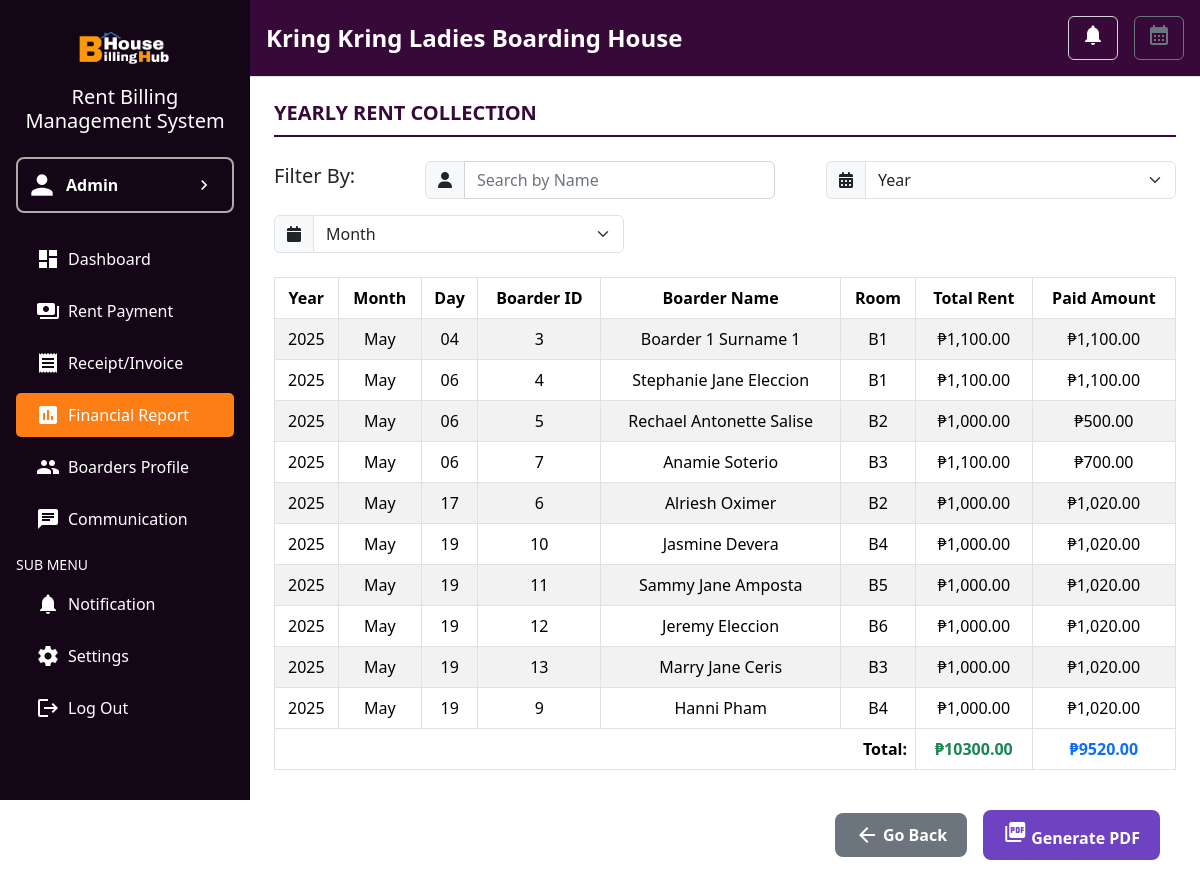
The page /sidebar/button_collection/yearly_report.php (signed in) on the database its author committed.
### tables this page shows
CREATE TABLE `users` (
  `id` int(11) NOT NULL,
  `firstname` varchar(255) NOT NULL,
  `lastname` varchar(255) NOT NULL,
  `email` varchar(255) NOT NULL,
  `contact` varchar(20) DEFAULT NULL,
  `government_id` varchar(100) DEFAULT NULL,
  `tin_num` varchar(100) DEFAULT NULL,
  `address` varchar(255) DEFAULT NULL,
  `boardinghousename` varchar(255) DEFAULT NULL,
  `password` varchar(255) NOT NULL,
  `reset_code` varchar(255) DEFAULT NULL
);

CREATE TABLE `payments` (
  `id` int(11) NOT NULL,
  `boarder_id` int(11) DEFAULT NULL,
  `user_id` int(11) DEFAULT NULL,
  `amount` decimal(10,2) DEFAULT NULL,
  `payment_date` date DEFAULT NULL,
  `status` enum('paid','partial','pending','overdue') DEFAULT 'pending',
  `payment_type` enum('rent','visitor') DEFAULT 'rent',
  `mode_of_payment` varchar(50) DEFAULT NULL,
  `appliances` int(11) DEFAULT 0,
  `days` int(11) DEFAULT 0
);

CREATE TABLE `boarders` (
  `id` int(11) NOT NULL,
  `boarder_id` int(11) NOT NULL,
  `user_id` int(11) DEFAULT NULL,
  `firstname` varchar(255) NOT NULL,
  `lastname` varchar(255) NOT NULL,
  `email` varchar(100) NOT NULL,
  `phone` varchar(15) DEFAULT NULL,
  `address` varchar(255) DEFAULT NULL,
  `move_in_date` date NOT NULL,
  `monthly_rate` decimal(10,2) NOT NULL,
  `deposit_amount` decimal(10,2) NOT NULL,
  `room` varchar(50) DEFAULT NULL,
  `status` enum('active','inactive') DEFAULT 'active',
  `appliances` int(11) DEFAULT 0
);

### sidebar/button_collection/yearly_report.php (the view, shortened to what this page needs)
<?php
$host = 'localhost';
$username = 'root';
$password = '';
$database = 'bh';
$conn = new mysqli($host, $username, $password, $database);
$user_id = $_SESSION['user_id'];
$stmt = $conn->prepare("SELECT firstname, lastname, email, contact, government_id, tin_num, address, boardinghousename FROM users WHERE id = ?");
$stmt->bind_param("i", $user_id);
$stmt->execute();
$result = $stmt->get_result();
$user = $result->fetch_assoc();
$stmt = $conn->prepare("SELECT monthly_rate, appliances_rate, late_fee, due_date FROM rates WHERE user_id = ?");
$stmt->bind_param("i", $user_id);
$stmt->execute();
$result = $stmt->get_result();
$rate = $result->fetch_assoc();
$monthly_rate = $rate['monthly_rate'] ?? 1000.00;
$appliances_rate = $rate['appliances_rate'] ?? 100.00;
$payments = [];
$stmt = $conn->prepare("
    SELECT p.payment_date, b.id AS boarder_id, CONCAT(b.firstname, ' ', b.lastname) AS boarder_name,
           b.room, p.amount, p.appliances
    FROM payments p
    JOIN boarders b ON p.boarder_id = b.id
    WHERE p.user_id = ? AND p.payment_type = 'rent'
");
$stmt->bind_param("i", $user_id);
$stmt->execute();
$result = $stmt->get_result();
while ($row = $result->fetch_assoc()) {
    $row['total_rent'] = $monthly_rate + ($row['appliances'] * $appliances_rate);
    $row['year'] = date('Y', strtotime($row['payment_date']));
    $row['month'] = date('F', strtotime($row['payment_date']));
    $row['day'] = date('d', strtotime($row['payment_date']));
    $payments[] = $row;
}
?>
<!DOCTYPE html>
<html lang="en">
<head>
    <link href="https://cdn.jsdelivr.net/npm/bootstrap@5.3.2/dist/css/bootstrap.min.css" rel="stylesheet">
    <link href="https://cdnjs.cloudflare.com/ajax/libs/font-awesome/6.5.0/css/all.min.css" rel="stylesheet">
    <link rel="stylesheet" href="../style.css">
</head>
<body>
    <div class="d-flex">
        <nav class="sidebar text-white p-3">
            <div class="text-center mb-4">
                <img src="../../images/logo.png" alt="Logo" class="img-fluid" style="max-width: 100px;">
                <h5 class="mt-2">Rent Billing Management System</h5>
            </div>
            <a href="../admin.php" class="d-flex align-items-center justify-content-between mb-4 px-2 nav-link admin-border">
                <div class="d-flex align-items-center">
                    <span class="material-icons me-2" style="font-size: 32px;">person</span>
                    <span class="fw-bold">Admin</span>
                </div>
                <span class="material-icons" style="font-size: 20px;">chevron_right</span>
            </a>
            <ul class="nav flex-column">
                <li class="nav-item mb-2">
                    <a class="nav-link text-white" href="../dashboard.php"><span class="material-icons me-2">dashboard</span>Dashboard</a>
                </li>
                <li class="nav-item mb-2">
                    <a class="nav-link text-white" href="../rent_payment.php"><span class="material-icons me-2">payments</span>Rent Payment</a>
                </li>
                <li class="nav-item mb-2">
                    <a class="nav-link text-white" href="../receipt.php"><span class="material-icons me-2">receipt</span>Receipt/Invoice</a>
                </li>
                <li class="nav-item mb-2">
                    <a class="nav-link text-white active" href="../financial_rep.php"><span class="material-icons me-2">assessment</span>Financial Report</a>
                </li>
                <li class="nav-item mb-2">
                    <a class="nav-link text-white" href="../boarder_profile.php"><span class="material-icons me-2">group</span>Boarders Profile</a>
                </li>
                <li class="nav-item mb-2">
                    <a class="nav-link text-white" href="../communication.php"><span class="material-icons me-2">chat</span>Communication</a>
                </li>
            </ul>
            <div class="mt-2">
                <h6 class="text-uppercase small">Sub Menu</h6>
                <ul class="nav flex-column">
                    <li class="nav-item mb-2">
                        <a class="nav-link text-white" href="../sub-menu/notif.php"><span class="material-icons me-2">notifications</span>Notification</a>
                    </li>
                    <li class="nav-item mb-2">
                        <a class="nav-link text-white" href="../sub-menu/settings.php"><span class="material-icons me-2">settings</span>Settings</a>
                    </li>
                    <li class="nav-item mb-2">
                        <a class="nav-link text-white" href="../sub-menu/logout.php"><span class="material-icons me-2">logout</span>Log Out</a>
                    </li>
                </ul>
            </div>
        </nav>
        <div class="flex-grow-1">
            <header class="d-flex justify-content-between align-items-center p-3 border-bottom">
                <h4 class="mb-0" style="font-weight: bold;"><span id="boardingHouseName"><?php echo htmlspecialchars($user['boardinghousename'] ?? 'N/A'); ?></span> Boarding House</h4>
                <div class="d-flex align-items-center gap-3">
                    <button class="btn btn-outline-primary position-relative">
                        <span class="material-icons">notifications</span>
                    </button>
                    <button class="btn btn-outline-secondary">
                        <span class="material-icons">calendar_month</span>
                    </button>
                </div>
            </header>
            <div class="content p-4">
                <div class="mb-4">
                    <h5 style="font-weight: bold; color: #360938; border-bottom: 2px solid #360938; padding-bottom: 10px;">
                        YEARLY RENT COLLECTION
                    </h5>
                    <div class="d-flex justify-content-between align-items-center mb-3 mt-4 gap-3 flex-wrap">
                        <div class="input-group" style="width: 100px; font-weight: bold; font-size: 25px;">
                            <h5>Filter By:</h5>
                        </div>
                        <div class="input-group" style="width: 350px;">
                            <span class="input-group-text"><i class="fas fa-user"></i></span>
                            <input type="text" id="filterName" class="form-control" placeholder="Search by Name">
                        </div>
                        <div class="input-group" style="width: 350px;">
                            <span class="input-group-text"><i class="fas fa-calendar-alt"></i></span>
                            <select id="filterYear" class="form-select">
                                <option value="">Year</option>
                            </select>
                        </div>
                        <div class="input-group" style="width: 350px;">
                            <span class="input-group-text"><i class="fas fa-calendar"></i></span>
                            <select id="filterMonth" class="form-select">
                                <option value="">Month</option>
                            </select>
                        </div>
                    </div>
                </div>
                <div class="table-responsive mt-3">
                    <table id="yearlyRentTable" class="table table-bordered table-striped text-center">
                        <thead id="yearlyRentHead">
                            <tr>
                                <th id="thPaymentYear">Year</th>
                                <th id="thPaymentMonth">Month</th>
                                <th id="thPaymentDay">Day</th>
                                <th id="thBoarderID">Boarder ID</th>
                                <th id="thBoarderName">Boarder Name</th>
                                <th id="thRoom">Room</th>
                                <th id="thTotalRent">Total Rent</th>
                                <th id="thPaidAmount">Paid Amount</th>
                            </tr>
                        </thead>
                        <tbody id="yearlyRentBody">
                            <?php foreach ($payments as $payment): ?>
                                <tr>
                                    <td><?php echo $payment['year']; ?></td>
                                    <td><?php echo $payment['month']; ?></td>
                                    <td><?php echo $payment['day']; ?></td>
                                    <td><?php echo $payment['boarder_id']; ?></td>
                                    <td><?php echo htmlspecialchars($payment['boarder_name']); ?></td>
                                    <td><?php echo htmlspecialchars($payment['room'] ?? 'N/A'); ?></td>
                                    <td>₱<?php echo number_format($payment['total_rent'], 2); ?></td>
                                    <td>₱<?php echo number_format($payment['amount'], 2); ?></td>
                                </tr>
                            <?php endforeach; ?>
                        </tbody>
                        <tfoot>
                            <tr>
                                <td colspan="6" class="text-end fw-bold">Total:</td>
                                <td id="totalRentSum" class="fw-bold text-success">₱0.00</td>
                                <td id="paidAmountSum" class="fw-bold text-primary">₱0.00</td>
                            </tr>
                        </tfoot>
                    </table>
                </div>
                <div class="d-flex justify-content-end align-items-center mb-3 mt-4">
                    <button id="goBackBtn" class="btn btn-outline-secondary me-3 d-flex align-items-center">
                        <i class="material-icons me-1">arrow_back</i>Go Back
                    </button>
                    <button id="exportBtn" class="btn btn-outline-primary me-3">
                        <i class="material-icons me-1">picture_as_pdf</i>Generate PDF
                    </button>
                </div>
            </div>
        </div>
    </div>
</body>
</html>

### sidebar/style.css (style rules this page uses)
body { font-family: 'Segoe UI', sans-serif; }
.sidebar { width: 250px; height: 100vh; position: fixed; background-color: #140517; }
.sidebar .nav-link { font-size: 1rem; }
.sidebar a { display: flex; align-items: center; padding: 10px 20px; text-decoration: none; color: #ffffff; font-size: 16px; }
.sidebar a span.material-icons { margin-right: 10px; font-size: 24px; }
.nav-link { display: flex; align-items: center; padding: 10px 20px; text-decoration: none; color: #ffffff; transition: background-color 0.3s, color 0.3s; }
.nav-link.active { background-color: #fd7e14; color: #ffffff; border-radius: 5px; }
.flex-grow-1 { margin-left: 250px; }
header { font-family: 'Segoe UI', sans-serif; background-color: #360938; color: #ffffff; }
.input-group .form-control { width: 300px; background-color: #ffffff; color: #000000; border: 1px solid #ced4da; }
.input-group .form-control::placeholder { color: #6c757d; }
.btn-outline-primary { color: white; border: 1px solid #ced4da; transition: background-color 0.3s, color 0.3s; }
.admin-border { border: 2px solid rgb(177, 169, 169); border-radius: 8px; padding: 10px 20px; }

### sidebar/button_collection/yearly_report.php (style rules this page uses)
#exportBtn { padding: 10px 20px; font-size: 16px; font-weight: bold; border-radius: 8px; background-color: #6f42c1; color: white; border: none; transition: transform 0.3s ease, background-color 0.3s ease; }
#goBackBtn { padding: 10px 20px; font-size: 16px; font-weight: bold; border-radius: 8px; background-color: #6c757d; color: white; border: none; transition: transform 0.3s ease, background-color 0.3s ease; }

### rows shown on the page
users: boardinghousename "Kring Kring Ladies"
payments: year "2025", month "May", day "04", boarder "3", boarder_name "Boarder 1 Surname 1", boarder.room "B1", total_rent "1,100.00", amount "1,100.00"
payments: year "2025", month "May", day "06", boarder "4", boarder_name "Stephanie Jane Eleccion", boarder.room "B1", total_rent "1,100.00", amount "1,100.00"
payments: year "2025", month "May", day "06", boarder "5", boarder_name "Rechael Antonette Salise", boarder.room "B2", total_rent "1,000.00", amount "500.00"
payments: year "2025", month "May", day "06", boarder "7", boarder_name "Anamie Soterio", boarder.room "B3", total_rent "1,100.00", amount "700.00"
payments: year "2025", month "May", day "17", boarder "6", boarder_name "Alriesh Oximer", boarder.room "B2", total_rent "1,000.00", amount "1,020.00"
payments: year "2025", month "May", day "19", boarder "10", boarder_name "Jasmine Devera", boarder.room "B4", total_rent "1,000.00", amount "1,020.00"
payments: year "2025", month "May", day "19", boarder "11", boarder_name "Sammy Jane Amposta", boarder.room "B5", total_rent "1,000.00", amount "1,020.00"
payments: year "2025", month "May", day "19", boarder "12", boarder_name "Jeremy Eleccion", boarder.room "B6", total_rent "1,000.00", amount "1,020.00"
payments: year "2025", month "May", day "19", boarder "13", boarder_name "Marry Jane Ceris", boarder.room "B3", total_rent "1,000.00", amount "1,020.00"
payments: year "2025", month "May", day "19", boarder "9", boarder_name "Hanni Pham", boarder.room "B4", total_rent "1,000.00", amount "1,020.00"
